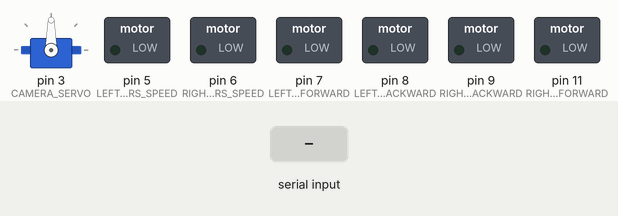
Recording of a sketch running on a simulated Arduino Uno, built with avr-gcc and run on an emulated ATmega328P. Parts: servo, switched loads named in the sketch (green lamp = pin HIGH). The inputs (shaded band) are chosen by the test bench.

Above: at 1.2 s.
1.3 s: "1" received over Serial
At 2.35 s:
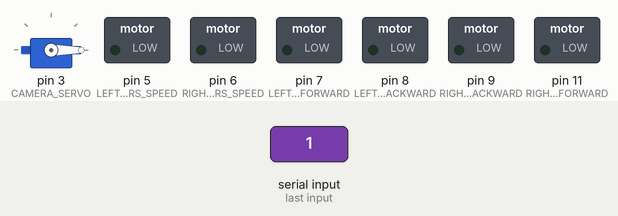
Timing chart, 0 to 4.3 s (numbered marks = the images above; inputs shaded):
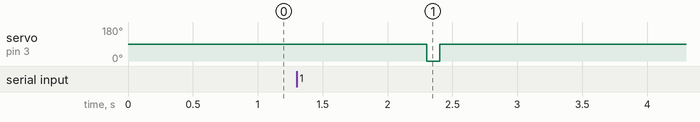

The sketch:

bebop.ino
```cpp
// Setting both forward and backward direction to 0 or 1 simultaneously stops the motor
// Setting power to 0 also stops the motor

// Set direction (digital) and speed (analog) to control motors
// Digital value: 0-255
// Per wheel control is currently not possible

#include <Arduino.h>
#include <Servo.h>
#include <ArduinoJson.h>

#define BAUD_RATE 115200

#define CAMERA_SERVO 3

#define LEFT_MOTORS_SPEED 5
#define RIGHT_MOTORS_SPEED 6

#define LEFT_MOTORS_FORWARD 7
#define RIGHT_MOTORS_FORWARD 11

#define LEFT_MOTORS_BACKWARD 8
#define RIGHT_MOTORS_BACKWARD 9

#define MIN_CAMERA_ANGLE 500
#define MAX_CAMERA_ANGLE 2500

#define MOTORS_TYPE_LEFT 0
#define MOTORS_TYPE_RIGHT 1

#define CAR_COMMAND_TIMEOUT 100 // values above 16 are ok, dropping 3 frames at 60 fps is 50

Servo viewport;

unsigned long timestamp;
bool isPristine = true;

// void move(int speed) {
//   digitalWrite(LEFT_MOTORS_FORWARD, HIGH);
//   digitalWrite(RIGHT_MOTORS_FORWARD, HIGH);
//   digitalWrite(LEFT_MOTORS_BACKWARD, LOW);
//   digitalWrite(RIGHT_MOTORS_BACKWARD, LOW);

//   analogWrite(LEFT_MOTORS_SPEED, speed);
//   analogWrite(RIGHT_MOTORS_SPEED, speed);
// }

void setMotors(int type, int value) {
  int speed = constrain(abs(value), 0, 255);
  int forwards = type == MOTORS_TYPE_LEFT ? LEFT_MOTORS_FORWARD : RIGHT_MOTORS_FORWARD;
  int backwards = type == MOTORS_TYPE_LEFT ? LEFT_MOTORS_BACKWARD : RIGHT_MOTORS_BACKWARD;
  int speedController = type == MOTORS_TYPE_LEFT ? LEFT_MOTORS_SPEED : RIGHT_MOTORS_SPEED;

  if (value == 0) {
    digitalWrite(forwards, LOW);
    digitalWrite(backwards, LOW);
  } else if (value > 0) {
    digitalWrite(forwards, HIGH);
    digitalWrite(backwards, LOW);
  } else {
    digitalWrite(forwards, LOW);
    digitalWrite(backwards, HIGH);
  }

  analogWrite(speedController, speed);
}

void setViewport(int value) {
  int angle = constrain(value, 0, 180);
  viewport.write(angle);
}

void resetCar() {
  if (isPristine) return; // nothing to reset

  digitalWrite(LEFT_MOTORS_FORWARD, LOW);
  digitalWrite(RIGHT_MOTORS_FORWARD, LOW);
  digitalWrite(LEFT_MOTORS_BACKWARD, LOW);
  digitalWrite(RIGHT_MOTORS_BACKWARD, LOW);

  digitalWrite(LEFT_MOTORS_SPEED, LOW);
  digitalWrite(RIGHT_MOTORS_SPEED, LOW);

  viewport.write(90);
  isPristine = true;
}

void setup() {
  pinMode(LEFT_MOTORS_FORWARD, OUTPUT);
  pinMode(RIGHT_MOTORS_FORWARD, OUTPUT);
  pinMode(LEFT_MOTORS_BACKWARD, OUTPUT);
  pinMode(RIGHT_MOTORS_BACKWARD, OUTPUT);
  pinMode(LEFT_MOTORS_SPEED, OUTPUT);
  pinMode(RIGHT_MOTORS_SPEED, OUTPUT);

  viewport.attach(CAMERA_SERVO, MIN_CAMERA_ANGLE, MAX_CAMERA_ANGLE);
  viewport.write(90); // move servos to center position -> 90°

  Serial.begin(BAUD_RATE);
  while (!Serial) continue;
}

void loop() {
  if (millis() - timestamp > CAR_COMMAND_TIMEOUT) resetCar();

  // Loop until there is data waiting to be read
  if (!Serial.available()) return;

  // Magically calculated by https://arduinojson.org/v6/assistant/
  StaticJsonDocument<48> doc;
  auto error = deserializeJson(doc, Serial);

  // Error reading JSON, likely command rate is too high, skip this frame
  if (error) {
    // Serial.print(F("Error: "));
    // Serial.println(error.c_str());
    return;
  }

  int leftMotor = doc["l"]; // -255=>255
  int rightMotor = doc["r"]; // -255=>255
  int cameraAngle = doc["c"]; // 0=>180

  setViewport(cameraAngle);
  setMotors(MOTORS_TYPE_LEFT, leftMotor);
  setMotors(MOTORS_TYPE_RIGHT, rightMotor);

  isPristine = false;
  timestamp = millis();
}
```

Measured:
- after the input at 1.3 s, servo on pin 3 (CAMERA_SERVO): 90° → 0° after 1.0 s, → 90° 0.10 s later
